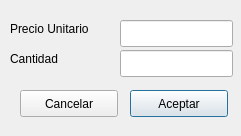
<?xml version="1.0" encoding="UTF-8"?>
<ui version="4.0">
 <class>Dialog</class>
 <widget class="QDialog" name="Dialog">
  <property name="geometry">
   <rect>
    <x>0</x>
    <y>0</y>
    <width>241</width>
    <height>136</height>
   </rect>
  </property>
  <property name="windowTitle">
   <string>Dialog</string>
  </property>
  <widget class="QLabel" name="label">
   <property name="geometry">
    <rect>
     <x>10</x>
     <y>20</y>
     <width>101</width>
     <height>17</height>
    </rect>
   </property>
   <property name="text">
    <string>Precio Unitario</string>
   </property>
  </widget>
  <widget class="QLabel" name="label_2">
   <property name="geometry">
    <rect>
     <x>10</x>
     <y>50</y>
     <width>66</width>
     <height>17</height>
    </rect>
   </property>
   <property name="text">
    <string>Cantidad</string>
   </property>
  </widget>
  <widget class="QLineEdit" name="le_precio">
   <property name="geometry">
    <rect>
     <x>120</x>
     <y>20</y>
     <width>113</width>
     <height>27</height>
    </rect>
   </property>
  </widget>
  <widget class="QLineEdit" name="le_cantidad">
   <property name="geometry">
    <rect>
     <x>120</x>
     <y>50</y>
     <width>113</width>
     <height>27</height>
    </rect>
   </property>
  </widget>
  <widget class="QPushButton" name="btn_aceptar">
   <property name="geometry">
    <rect>
     <x>130</x>
     <y>90</y>
     <width>98</width>
     <height>27</height>
    </rect>
   </property>
   <property name="text">
    <string>Aceptar</string>
   </property>
  </widget>
  <widget class="QPushButton" name="btn_cancelar">
   <property name="geometry">
    <rect>
     <x>20</x>
     <y>90</y>
     <width>98</width>
     <height>27</height>
    </rect>
   </property>
   <property name="text">
    <string>Cancelar</string>
   </property>
  </widget>
 </widget>
 <resources/>
 <connections/>
</ui>
